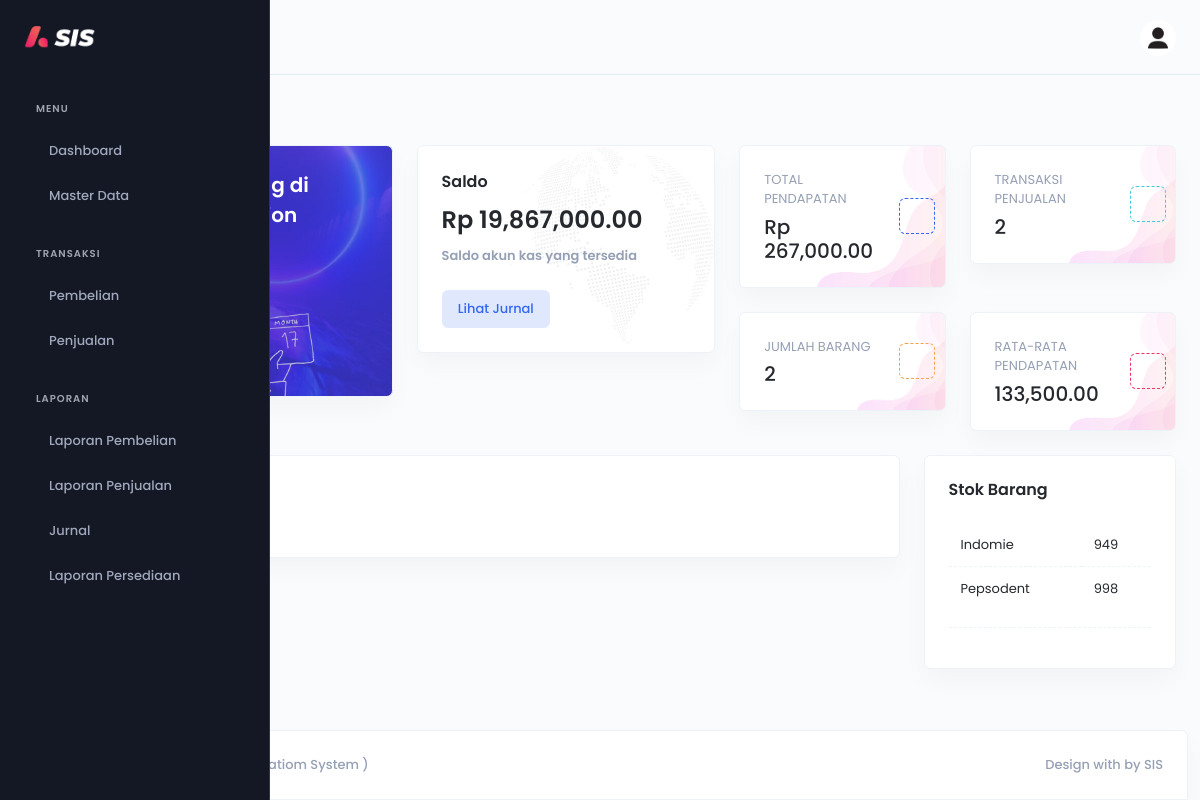
Page /index.php (signed in) on the earlier database version.
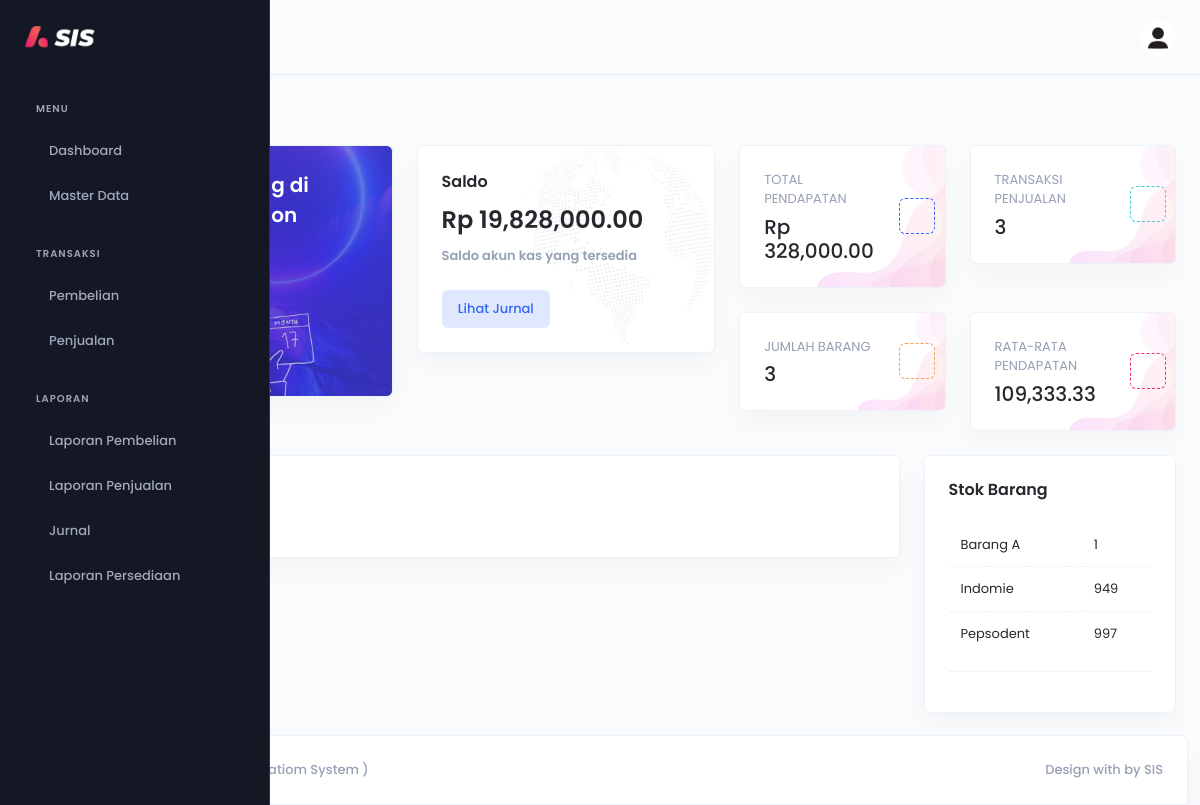
Same page on the later database version.
### tables this page shows
CREATE TABLE `barang`  (
  `id_barang` int NOT NULL AUTO_INCREMENT,
  `nama_barang` varchar(255) NOT NULL,
  `deskripsi` text NOT NULL,
  `harga_beli` decimal(10, 2) NOT NULL,
  `harga_jual` decimal(10, 2) NOT NULL,
  `kode_barang` varchar(15) NOT NULL,
  `satuan` varchar(50) NULL DEFAULT NULL,
  `foto` varchar(255) NULL DEFAULT NULL,
  PRIMARY KEY (`id_barang`) USING BTREE
);

### halaman/dashboard.php (the view, shortened to what the rows shown need)
<div class="container-fluid">
                                    <?php
                                    require_once 'config.php';
                                    ?>
    <div class="row justify-content-center">
        <div class="col-md-6 col-lg-3">
            <div class="card">
                <div class="card-body pt-0">
                    <div class="table-responsive">
                        <table class="table mb-0">
                            <tbody>
                                <?php
                                $sql = "SELECT * FROM stok ORDER BY stok ASC LIMIT 5";
                                $result = $conn->query($sql);
                                while ($row = $result->fetch_assoc()) {
                                    echo "<tr>";
                                    echo "<td>" . $row['nama_barang'] . "</td>";
                                    echo "<td>" . $row['stok'] . "</td>";
                                    echo "</tr>";
                                }
                                ?>
                            </tbody>
                        </table>
                    </div>
                </div>
            </div>
        </div>
    </div>
</div>

Differences in the rows shown:
added barang: nama_barang "Barang A", stok "1"
computed for barang "Pepsodent": stok "998" → "997"
Other differences:
$row['saldo']: "19,867,000.00" → "19,828,000.00"
$row['pendapatan']: "267,000.00" → "328,000.00"
$row['penjualan']: "2" → "3"
$row['barang']: "2" → "3"
$row['pendapatan']: "133,500.00" → "109,333.33"
